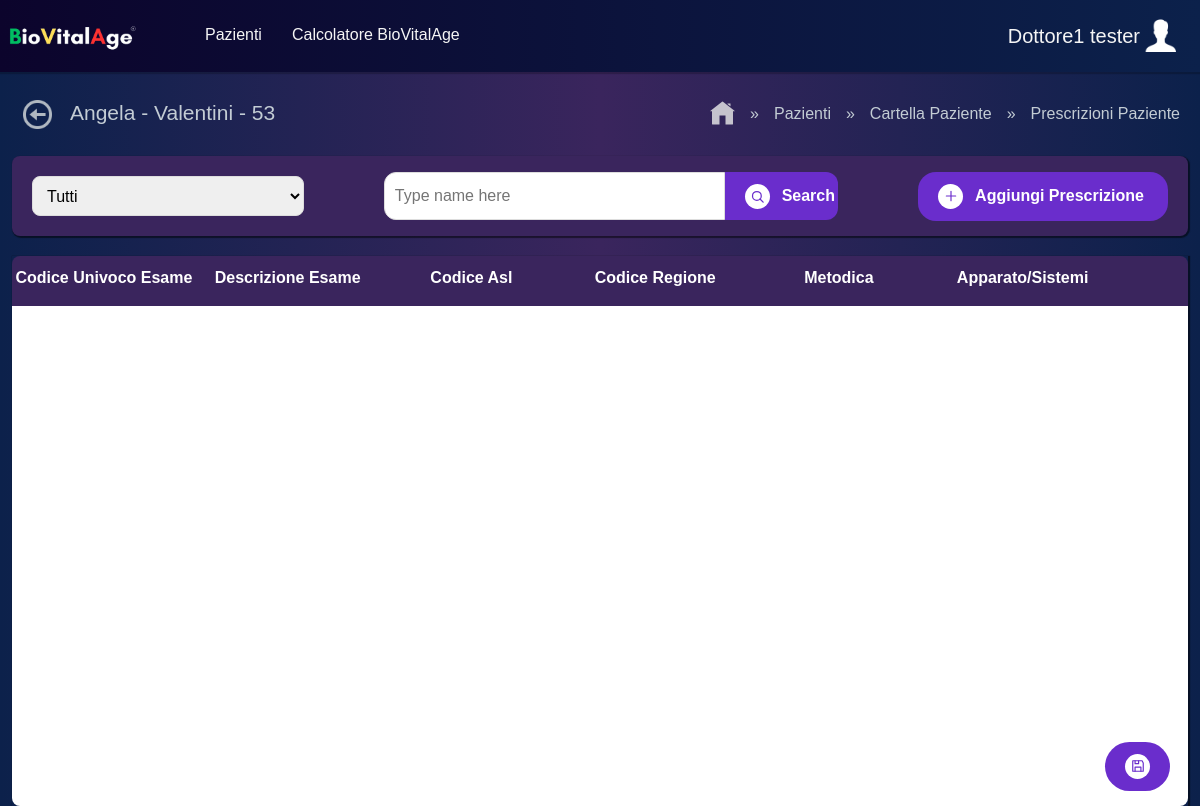
/Prescrizioni/64/ (signed in), run on an earlier commit of the app's database.
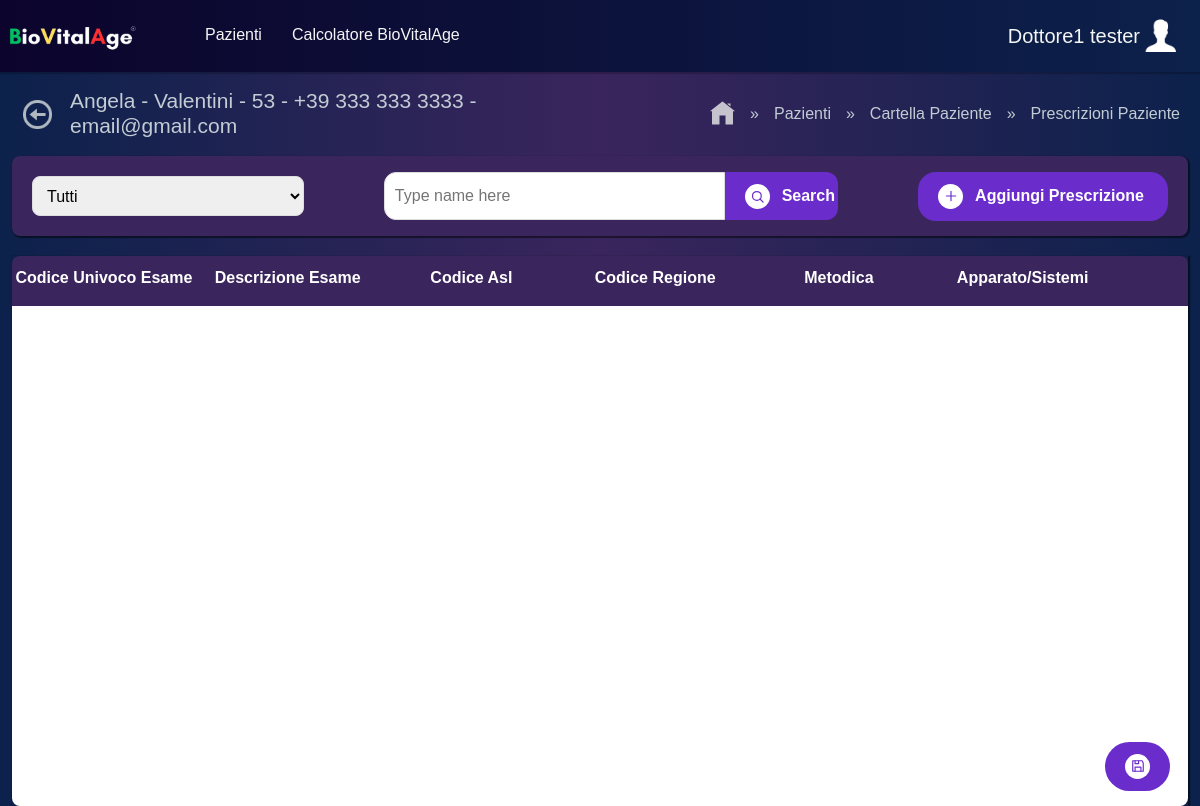
And on a later commit of the database.
### BioVitalAge/models.py (models this page shows, shortened)
class TabellaPazienti(models.Model):
    dottore = models.ForeignKey(
        UtentiRegistratiCredenziali,
        on_delete=models.CASCADE,
        related_name='pazienti',
        null=True
    )
    name = models.CharField(max_length=50, null=True, blank=True)
    surname = models.CharField(max_length=50, null=True, blank=True)
    email = models.CharField(max_length=100, null=True, blank=True)
    phone = models.CharField(max_length=20, null=True, blank=True)
    dob = models.DateField(null=True, blank=True)
    gender = models.CharField(max_length=1, null=True, blank=True, choices=[('M', 'Male'), ('F', 'Female')])
    cap = models.CharField(max_length=5, null=True, blank=True)
    province = models.CharField(max_length=100, null=True, blank=True)
    place_of_birth = models.CharField(max_length=100, null=True, blank=True)
    codice_fiscale = models.CharField(max_length=16, null=True, blank=True, unique=True)
    chronological_age = models.IntegerField(null=True, blank=True)
    blood_group = models.CharField(max_length=3, null=True, blank=True)
    rh_factor = models.CharField(max_length=3, null=True, blank=True)
    pressure_min = models.CharField(max_length=100, null=True, blank=True)
    pressure_max = models.CharField(max_length=100, null=True, blank=True)
    heart_rate = models.CharField(max_length=100, null=True, blank=True)
    associate_staff = models.CharField(max_length=100, null=True, blank=True)
    lastVisit = models.DateField(null=True, blank=True)
    upcomingVisit = models.DateField(null=True, blank=True)
    grasso = models.CharField(max_length=100, null=True, blank=True)
    acqua = models.CharField(max_length=100, null=True, blank=True)
    massa_muscolare = models.CharField(max_length=100, null=True, blank=True)
    massa_ossea = models.CharField(max_length=100, null=True, blank=True)
    bmr = models.CharField(max_length=100, null=True, blank=True)
    eta_metabolica = models.CharField(max_length=100, null=True, blank=True)
    grasso_viscerale = models.CharField(max_length=100, null=True, blank=True)
    whr = models.CharField(max_length=100, null=True, blank=True)
    whtr = models.CharField(max_length=100, null=True, blank=True)
    punteggio_fisico = models.CharField(max_length=100, null=True, blank=True)
    height = models.FloatField(help_text="Height in cm", null=True)
    weight = models.FloatField(help_text="Weight in kg", null=True)
    bmi = models.FloatField(help_text="Body Mass Index", null=True)
    bmi_detection_date = models.DateField( null=True)
    girth_value = models.FloatField(help_text="Girth value in cm", null=True)
    girth_notes = models.TextField(blank=True, null=True)
    girth_date = models.DateField( null=True)
    alcol = models.IntegerField(null=True, blank=True)
    alcol_type = models.CharField(max_length=255, null=True, blank=True)
    data_alcol = models.DateField(null=True, blank=True)
    alcol_frequency = models.CharField(max_length=255, null=True, blank=True)
    smoke = models.IntegerField(null=True, blank=True)
    smoke_frequency = models.CharField(max_length=100, blank=True, null=True)
    reduced_intake = models.CharField(max_length=100, blank=True, null=True)
    sport = models.CharField(default=False, max_length=100, null=True)
    sport_livello = models.CharField(max_length=100, blank=True, null=True)
    sport_frequency = models.CharField(max_length=100, blank=True, null=True)
    attivita_sedentaria = models.CharField(default=False, max_length=100, null=True)
    livello_sedentarieta = models.CharField(max_length=100, blank=True, null=True)
    sedentarieta_nota = models.TextField(blank=True, null=True)

### BioVitalAge/views.py (the view, shortened to what this page needs)
# urls.py: path('Prescrizioni/<int:persona_id>/', views.PrescrizioniView.as_view(), name='prescrizioni'),
class PrescrizioniView(View):
    def get(self, request, persona_id):
        persona = get_object_or_404(TabellaPazienti, id=persona_id)
        dottore_id = request.session.get('dottore_id')
        dottore = get_object_or_404(UtentiRegistratiCredenziali, id=dottore_id)
        context = {
            'persona': persona,
            'dottore': dottore,
        }
        return render(request, "includes/prescrizioni.html", context)

### BioVitalAge/models.py (called while the page is built)
    def __str__(self):
        return f'{self.nome} {self.cognome}'

### BioVitalAge/templates/includes/prescrizioni.html (shortened to what the changed rows need)
{% load static %}
<!DOCTYPE html>
<html lang="en">
<head>
    <link rel="stylesheet" href="{% static 'includes/css/Componenti.css' %}">
    <link rel="stylesheet" href="{% static 'includes/css/Prescrizione.css' %}">
    <link rel="stylesheet" href="{% static 'includes/css/homePage.css' %}">
    <link href="https://cdn.jsdelivr.net/npm/bootstrap@5.3.0-alpha1/dist/css/bootstrap.min.css" rel="stylesheet">
</head>
<body>
    <main>
        <div class="main-title-nav">
            <div class="back-tittle">
                <a id="back" href="{% url 'cartella_paziente' persona.id %}"><img src="{% static 'includes/icone/arrowBack.png' %}"
                        alt=""></a>
                        <h2 class="main-welcome-title">
                          {{ persona.name }} -
                          {{ persona.surname }} -
                          {{ persona.chronological_age }}
                          {% if persona.phone and persona.email %}
                            - {{ persona.phone }} - {{ persona.email }}
                          {% endif %}
                      </h2>
            </div>
        </div>
    </main>
</body>
</html>

What changed in the data, as far as the page shows it:
changed TabellaPazienti "Angela": phone (not shown) → "+39 333 333 3333"; email (not shown) → "email@gmail.com"
